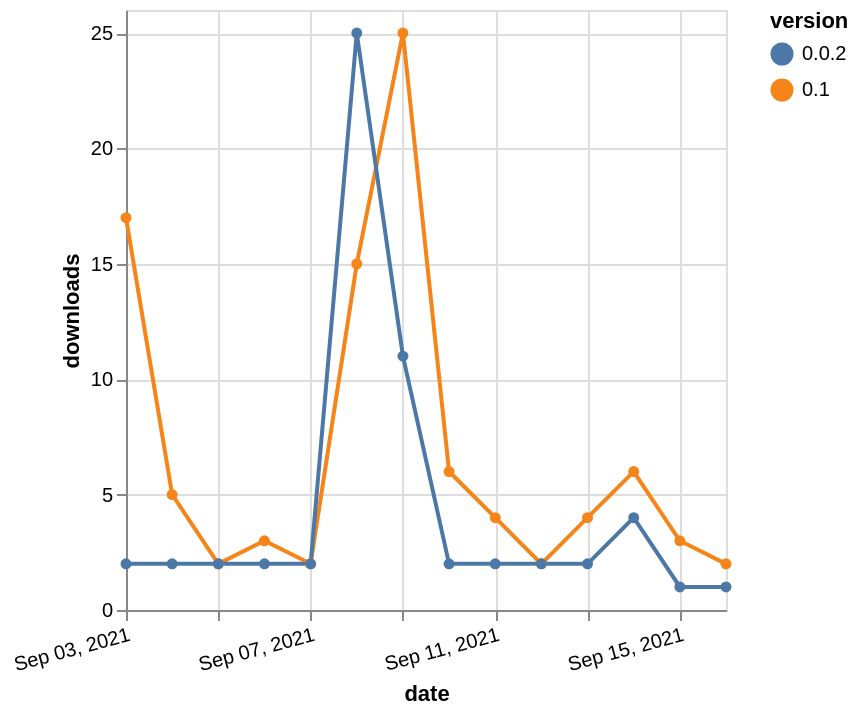

Specify this chart in Vega-Lite:
### Vega-Lite specification from a JSON file in a GitHub repository (floating-point values rounded to 4 significant figures)
{"$schema": "https://vega.github.io/schema/vega-lite/v5.json", "description": "A simple bar chart with embedded data.", "data": {"values": [{"date": "2021-09-03", "total": 3250, "delta": 17, "version": "0.1"}, {"date": "2021-09-04", "total": 3255, "delta": 5, "version": "0.1"}, {"date": "2021-09-05", "total": 3257, "delta": 2, "version": "0.1"}, {"date": "2021-09-06", "total": 3260, "delta": 3, "version": "0.1"}, {"date": "2021-09-07", "total": 3262, "delta": 2, "version": "0.1"}, {"date": "2021-09-08", "total": 3277, "delta": 15, "version": "0.1"}, {"date": "2021-09-09", "total": 3302, "delta": 25, "version": "0.1"}, {"date": "2021-09-10", "total": 3308, "delta": 6, "version": "0.1"}, {"date": "2021-09-11", "total": 3312, "delta": 4, "version": "0.1"}, {"date": "2021-09-12", "total": 3314, "delta": 2, "version": "0.1"}, {"date": "2021-09-13", "total": 3318, "delta": 4, "version": "0.1"}, {"date": "2021-09-14", "total": 3324, "delta": 6, "version": "0.1"}, {"date": "2021-09-15", "total": 3327, "delta": 3, "version": "0.1"}, {"date": "2021-09-16", "total": 3329, "delta": 2, "version": "0.1"}, {"date": "2021-09-03", "total": 70181, "delta": 2, "version": "0.0.2"}, {"date": "2021-09-04", "total": 70183, "delta": 2, "version": "0.0.2"}, {"date": "2021-09-05", "total": 70185, "delta": 2, "version": "0.0.2"}, {"date": "2021-09-06", "total": 70187, "delta": 2, "version": "0.0.2"}, {"date": "2021-09-07", "total": 70189, "delta": 2, "version": "0.0.2"}, {"date": "2021-09-08", "total": 70214, "delta": 25, "version": "0.0.2"}, {"date": "2021-09-09", "total": 70225, "delta": 11, "version": "0.0.2"}, {"date": "2021-09-10", "total": 70227, "delta": 2, "version": "0.0.2"}, {"date": "2021-09-11", "total": 70229, "delta": 2, "version": "0.0.2"}, {"date": "2021-09-12", "total": 70231, "delta": 2, "version": "0.0.2"}, {"date": "2021-09-13", "total": 70233, "delta": 2, "version": "0.0.2"}, {"date": "2021-09-14", "total": 70237, "delta": 4, "version": "0.0.2"}, {"date": "2021-09-15", "total": 70238, "delta": 1, "version": "0.0.2"}, {"date": "2021-09-16", "total": 70239, "delta": 1, "version": "0.0.2"}]}, "width": "container", "mark": {"type": "line", "point": {"filled": true}}, "encoding": {"x": {"field": "date", "type": "temporal", "timeUnit": "yearmonthdate", "title": "date", "axis": {"labelAngle": -15}}, "y": {"field": "delta", "type": "quantitative", "title": "downloads"}, "color": {"field": "version", "type": "nominal"}, "tooltip": {"field": "delta"}}}
